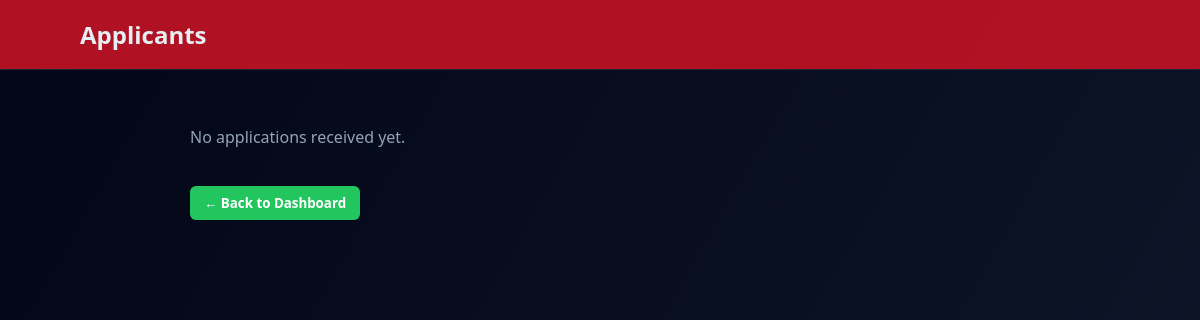
The page /job-applications/3 on the database as committed earlier.
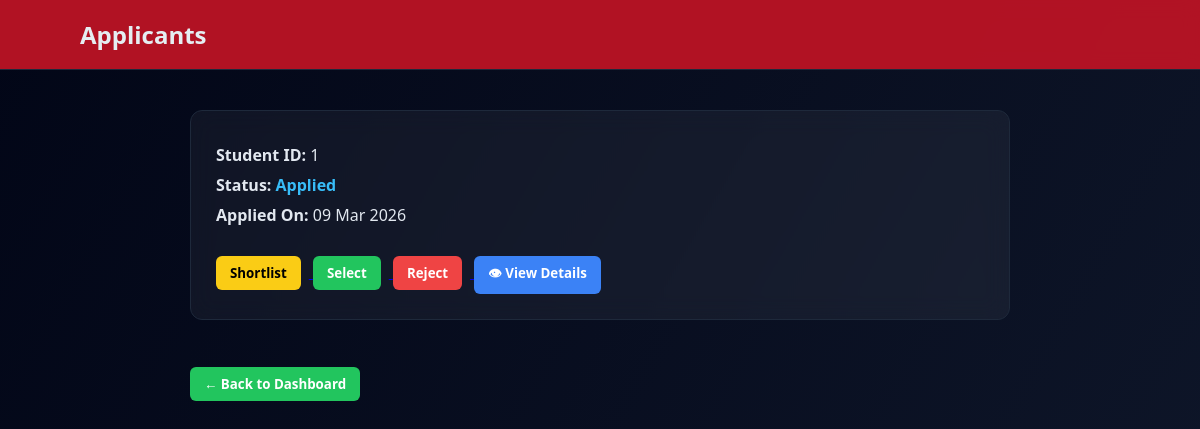
The same page on the database as committed later.
### app.py (models this page shows)
class Application(db.Model):
    __tablename__ = "applications"
    id = db.Column(db.Integer, primary_key=True)
    student_id = db.Column(
        db.Integer,
        db.ForeignKey("student_profiles.id")
    )
    job_id = db.Column(
        db.Integer,
        db.ForeignKey("jobs.id")
    )
    status = db.Column(db.String(50), default="Applied")
    remarks = db.Column(db.String(200))
    applied_at = db.Column(db.DateTime, default=datetime.utcnow)
    updated_at = db.Column(db.DateTime)
    job = db.relationship("Job", back_populates="applications")
    student = db.relationship("StudentProfile", back_populates="applications")

### app.py (the view)
@app.route("/job-applications/<int:job_id>")
def view_applications(job_id):
    applications = Application.query.filter_by(job_id=job_id).all()
    return render_template(
        "applications.html",
        applications=applications
    )

### templates/applications.html (shortened to what this page needs)
<!DOCTYPE html>
<html lang="en">
<head>
</head>
<body>
    <div class="navbar">
        <h2>Applicants</h2>
    </div>
    <div class="container">
        {% if applications %}
        {% for app in applications %}
<div class="card">
    <p><b>Student ID:</b> {{ app.student_id }}</p>
    <p>
        <b>Status:</b>
        <span class="status">
            {% if app.status == "Applied" %}
            <span style="color: #38bdf8;">Applied</span>
            {% elif app.status == "Shortlisted" %}
            <span style="color: #facc15;">Shortlisted</span>
            {% elif app.status == "Selected" %}
            <span style="color: #22c55e;">Selected</span>
            {% else %}
            <span style="color: #ef4444;">Rejected</span>
            {% endif %}
        </span>
    </p>
    <p>
        <b>Applied On:</b>
        {{ app.applied_at.strftime("%d %b %Y") }}
    </p>
    <br>
    <a href="/toggle-status/{{ app.id }}/shortlist">
        <button class="btn shortlist">
            {% if app.status == "Shortlisted" %}
                Unshortlist
            {% else %}
                Shortlist
            {% endif %}
        </button>
    </a>
    <a href="/toggle-status/{{ app.id }}/select">
        <button class="btn select">
            {% if app.status == "Selected" %}
               Unselect
            {% else %}
               Select
            {% endif %}
        </button>
    </a>
    <a href="/toggle-status/{{ app.id }}/reject">
        <button class="btn reject">
            {% if app.status == "Rejected" %}
                Unreject
            {% else %}
                Reject
            {% endif %}
        </button>
    </a>
    <a href="/company/student/{{ app.student_id }}">
        <button class="btn" style="background:#3b82f6; color:white;">
            👁 View Details
        </button>
    </a>
</div>
        {% endfor %}
        {% else %}
        <p style="color:#94a3b8;">No applications received yet.</p>
        {% endif %}
        <br>
        <a href="/company_dashboard">
            <button class="btn select">← Back to Dashboard</button>
        </a>
    </div>
</body>
</html>

### templates/applications.html (style rules this page uses)
* { box-sizing: border-box; font-family: "Segoe UI", Arial, sans-serif; }
body { margin: 0; background: linear-gradient(120deg, #020617, #0f172a); min-height: 100vh; color: #e2e8f0; }
.navbar { background: rgba(188, 20, 36, 0.947); backdrop-filter: blur(10px); padding: 18px 80px; display: flex; justify-content: space-between; align-items: center; border-bottom: 1px solid #1e293b; position: sticky; top: 0; z-index: 1000; }
.navbar h2 { margin: 0; color: #e5eef2; }
.container { max-width: 900px; margin: auto; padding: 40px; }
.card { background: rgba(255, 255, 255, 0.05); border-radius: 12px; border: 1px solid #1e293b; backdrop-filter: blur(12px); padding: 25px; margin-bottom: 25px; }
.card p { margin: 8px 0; }
.btn { padding: 8px 14px; border: none; border-radius: 6px; cursor: pointer; font-weight: bold; margin-right: 8px; transition: 0.3s; }
.shortlist { background: #facc15; }
.select { background: #22c55e; color: white; }
.reject { background: #ef4444; color: white; }
.status { font-weight: bold; }

Rows that differ between the two databases and show on the page:
added Application: student_id "1", status "Applied", applied_at "09 Mar 2026"
Other text that changed with them:
text no longer shown: "No applications received yet."
